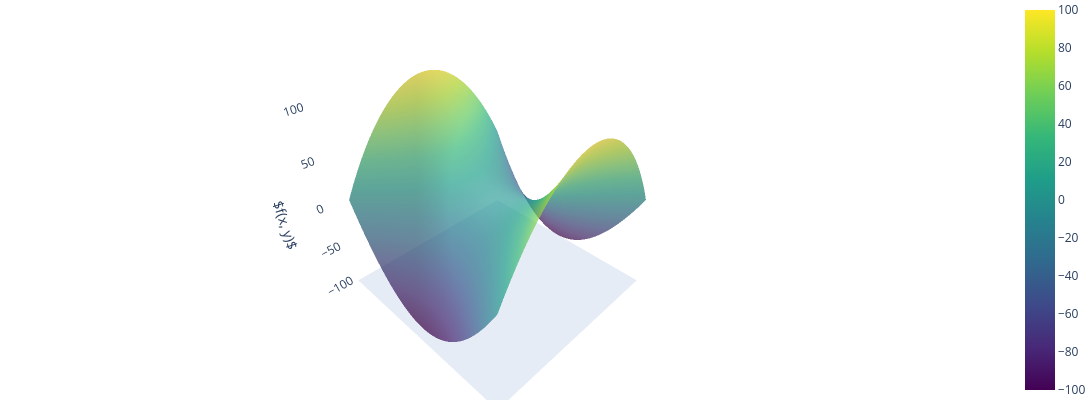

Notebook source saved alongside this figure:
### Code cell
import numpy as np
import plotly.graph_objects as go

# Define the grid for the plot
x = np.linspace(-10, 10, 100)
y = np.linspace(-10, 10, 100)
X, Y = np.meshgrid(x, y)

Z = Y**2 -X**2

# Create the 3D surface plot
fig = go.Figure()

fig.add_trace(
    go.Surface(
        z=Z, 
        x=X, 
        y=Y, 
        colorscale='Viridis', 
        opacity=0.7  # Set transparency
    )
)

# Update layout for labels and styling
fig.update_layout(
    scene=dict(
        xaxis_title='$x$',
        yaxis_title='$y$',
        zaxis_title='$f(x, y)$',
        xaxis=dict(visible=False),  # Hide x-axis
        yaxis=dict(visible=False),  # Hide y-axis
    ),
    margin=dict(l=0, r=0, t=0, b=0),  # Reduce padding
    paper_bgcolor='rgba(0,0,0,0)',  # Transparent background
    width=1400,  # Set figure width
    height=400   # Set figure height
)

# Show the plot
fig.show()

### Figure 1 — Plotly figure (JSON) as saved in the notebook; plotly's stock layout.template omitted (floating-point values rounded to 4 significant figures; data arrays with more than 128 entries replaced by an {"elided": "..."} marker saying what was removed)
{"data": [{"colorscale": [[0, "#440154"], [0.1111, "#482878"], [0.2222, "#3e4989"], [0.3333, "#31688e"], [0.4444, "#26828e"], [0.5556, "#1f9e89"], [0.6667, "#35b779"], [0.7778, "#6ece58"], [0.8889, "#b5de2b"], [1, "#fde725"]], "opacity": 0.7, "type": "surface", "x": {"elided": "100x100 float values"}, "y": {"elided": "100x100 float values"}, "z": {"elided": "100x100 float values"}}], "layout": {"height": 400, "margin": {"b": 0, "l": 0, "r": 0, "t": 0}, "paper_bgcolor": "rgba(0,0,0,0)", "scene": {"xaxis": {"title": {"text": "$x$"}, "visible": false}, "yaxis": {"title": {"text": "$y$"}, "visible": false}, "zaxis": {"title": {"text": "$f(x, y)$"}}}, "width": 1400}}
